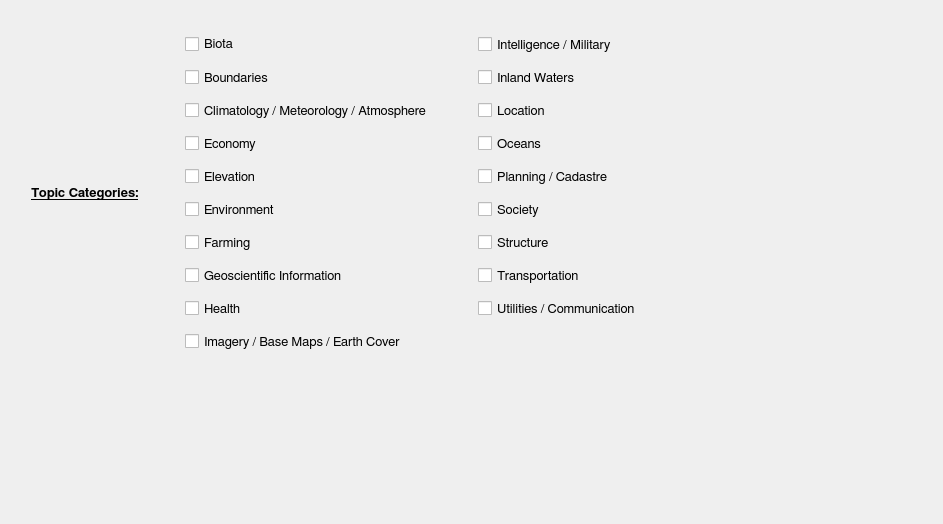
          <widget class="QWidget" name="tabWidgetPage2">
           <attribute name="title">
            <string>Classification</string>
           </attribute>
           <layout class="QGridLayout" name="gridLayout_16">
            <item row="0" column="1">
             <spacer name="verticalSpacer_64">
              <property name="orientation">
               <enum>Qt::Vertical</enum>
              </property>
              <property name="sizeType">
               <enum>QSizePolicy::Fixed</enum>
              </property>
              <property name="sizeHint" stdset="0">
               <size>
                <width>20</width>
                <height>20</height>
               </size>
              </property>
             </spacer>
            </item>
            <item row="1" column="0">
             <spacer name="horizontalSpacer_74">
              <property name="orientation">
               <enum>Qt::Horizontal</enum>
              </property>
              <property name="sizeType">
               <enum>QSizePolicy::Fixed</enum>
              </property>
              <property name="sizeHint" stdset="0">
               <size>
                <width>20</width>
                <height>20</height>
               </size>
              </property>
             </spacer>
            </item>
            <item row="1" column="1" rowspan="2" colspan="2">
             <layout class="QHBoxLayout" name="horizontalLayout_19">
              <item>
               <layout class="QGridLayout" name="gridLayout_13">
                <property name="horizontalSpacing">
                 <number>6</number>
                </property>
                <item row="0" column="4">
                 <widget class="QCheckBox" name="cl_topicIntelligence_ck">
                  <property name="minimumSize">
                   <size>
                    <width>0</width>
                    <height>27</height>
                   </size>
                  </property>
                  <property name="maximumSize">
                   <size>
                    <width>16777215</width>
                    <height>16777215</height>
                   </size>
                  </property>
                  <property name="font">
                   <font>
                    <family>FreeSans</family>
                    <pointsize>10</pointsize>
                    <weight>50</weight>
                    <bold>false</bold>
                    <stylestrategy>PreferAntialias</stylestrategy>
                   </font>
                  </property>
                  <property name="toolTip">
                   <string>&lt;html&gt;&lt;head/&gt;&lt;body&gt;&lt;p&gt;Military bases, structures, activities&lt;/p&gt;&lt;/body&gt;&lt;/html&gt;</string>
                  </property>
                  <property name="text">
                   <string>Intelligence / Military</string>
                  </property>
                 </widget>
                </item>
                <item row="2" column="4">
                 <widget class="QCheckBox" name="cl_topicLocation_ck">
                  <property name="minimumSize">
                   <size>
                    <width>0</width>
                    <height>27</height>
                   </size>
                  </property>
                  <property name="maximumSize">
                   <size>
                    <width>16777215</width>
                    <height>16777215</height>
                   </size>
                  </property>
                  <property name="font">
                   <font>
                    <family>FreeSans</family>
                    <pointsize>10</pointsize>
                    <weight>50</weight>
                    <bold>false</bold>
                    <stylestrategy>PreferAntialias</stylestrategy>
                   </font>
                  </property>
                  <property name="toolTip">
                   <string>&lt;html&gt;&lt;head/&gt;&lt;body&gt;&lt;p&gt;Positional information and services&lt;/p&gt;&lt;/body&gt;&lt;/html&gt;</string>
                  </property>
                  <property name="text">
                   <string>Location</string>
                  </property>
                 </widget>
                </item>
                <item row="4" column="4">
                 <widget class="QCheckBox" name="cl_topicPlanning_ck">
                  <property name="minimumSize">
                   <size>
                    <width>0</width>
                    <height>27</height>
                   </size>
                  </property>
                  <property name="maximumSize">
                   <size>
                    <width>16777215</width>
                    <height>16777215</height>
                   </size>
                  </property>
                  <property name="font">
                   <font>
                    <family>FreeSans</family>
                    <pointsize>10</pointsize>
                    <weight>50</weight>
                    <bold>false</bold>
                    <stylestrategy>PreferAntialias</stylestrategy>
                   </font>
                  </property>
                  <property name="toolTip">
                   <string>&lt;html&gt;&lt;head/&gt;&lt;body&gt;&lt;p&gt;Information used for appropriate actions for future use of the land&lt;/p&gt;&lt;/body&gt;&lt;/html&gt;</string>
                  </property>
                  <property name="text">
                   <string>Planning / Cadastre</string>
                  </property>
                 </widget>
                </item>
                <item row="3" column="2">
                 <widget class="QCheckBox" name="cl_topicEconomy_ck">
                  <property name="minimumSize">
                   <size>
                    <width>0</width>
                    <height>27</height>
                   </size>
                  </property>
                  <property name="maximumSize">
                   <size>
                    <width>16777215</width>
                    <height>16777215</height>
                   </size>
                  </property>
                  <property name="font">
                   <font>
                    <family>FreeSans</family>
                    <pointsize>10</pointsize>
                    <weight>50</weight>
                    <bold>false</bold>
                    <stylestrategy>PreferAntialias</stylestrategy>
                   </font>
                  </property>
                  <property name="toolTip">
                   <string>&lt;html&gt;&lt;head/&gt;&lt;body&gt;&lt;p&gt;Economic activities, conditions and employment&lt;/p&gt;&lt;/body&gt;&lt;/html&gt;</string>
                  </property>
                  <property name="text">
                   <string>Economy</string>
                  </property>
                 </widget>
                </item>
                <item row="5" column="4">
                 <widget class="QCheckBox" name="cl_topicSociety_ck">
                  <property name="minimumSize">
                   <size>
                    <width>0</width>
                    <height>27</height>
                   </size>
                  </property>
                  <property name="maximumSize">
                   <size>
                    <width>16777215</width>
                    <height>16777215</height>
                   </size>
                  </property>
                  <property name="font">
                   <font>
                    <family>FreeSans</family>
                    <pointsize>10</pointsize>
                    <weight>50</weight>
                    <bold>false</bold>
                    <stylestrategy>PreferAntialias</stylestrategy>
                   </font>
                  </property>
                  <property name="toolTip">
                   <string>&lt;html&gt;&lt;head/&gt;&lt;body&gt;&lt;p&gt;Characteristics of society and cultures&lt;/p&gt;&lt;/body&gt;&lt;/html&gt;</string>
                  </property>
                  <property name="text">
                   <string>Society</string>
                  </property>
                 </widget>
                </item>
                <item row="6" column="4">
                 <widget class="QCheckBox" name="cl_topicStructure_ck">
                  <property name="minimumSize">
                   <size>
                    <width>0</width>
                    <height>27</height>
                   </size>
                  </property>
                  <property name="maximumSize">
                   <size>
                    <width>16777215</width>
                    <height>16777215</height>
                   </size>
                  </property>
                  <property name="font">
                   <font>
                    <family>FreeSans</family>
                    <pointsize>10</pointsize>
                    <weight>50</weight>
                    <bold>false</bold>
                    <stylestrategy>PreferAntialias</stylestrategy>
                   </font>
                  </property>
                  <property name="toolTip">
                   <string>&lt;html&gt;&lt;head/&gt;&lt;body&gt;&lt;p&gt;Man-made construction&lt;/p&gt;&lt;/body&gt;&lt;/html&gt;</string>
                  </property>
                  <property name="text">
                   <string>Structure</string>
                  </property>
                 </widget>
                </item>
                <item row="4" column="0" rowspan="2">
                 <widget class="QLabel" name="cl_label_1">
                  <property name="minimumSize">
                   <size>
                    <width>0</width>
                    <height>0</height>
                   </size>
                  </property>
                  <property name="maximumSize">
                   <size>
                    <width>16777215</width>
                    <height>16777215</height>
                   </size>
                  </property>
                  <property name="font">
                   <font>
                    <family>FreeSans</family>
                    <pointsize>10</pointsize>
                    <weight>75</weight>
                    <bold>true</bold>
                    <underline>true</underline>
                    <stylestrategy>PreferAntialias</stylestrategy>
                   </font>
                  </property>
                  <property name="toolTip">
                   <string/>
                  </property>
                  <property name="frameShape">
                   <enum>QFrame::NoFrame</enum>
                  </property>
                  <property name="frameShadow">
                   <enum>QFrame::Raised</enum>
                  </property>
                  <property name="text">
                   <string>Topic Categories:</string>
                  </property>
                  <property name="scaledContents">
                   <bool>false</bool>
                  </property>
                 </widget>
                </item>
                <item row="7" column="4">
                 <widget class="QCheckBox" name="cl_topicTransportation_ck">
                  <property name="minimumSize">
                   <size>
                    <width>0</width>
                    <height>27</height>
                   </size>
                  </property>
                  <property name="maximumSize">
                   <size>
                    <width>16777215</width>
                    <height>16777215</height>
                   </size>
                  </property>
                  <property name="font">
                   <font>
                    <family>FreeSans</family>
                    <pointsize>10</pointsize>
                    <weight>50</weight>
                    <bold>false</bold>
                    <stylestrategy>PreferAntialias</stylestrategy>
                   </font>
                  </property>
                  <property name="toolTip">
                   <string>&lt;html&gt;&lt;head/&gt;&lt;body&gt;&lt;p&gt;Means and aids for conveying persons and/or goods&lt;/p&gt;&lt;/body&gt;&lt;/html&gt;</string>
                  </property>
                  <property name="text">
                   <string>Transportation</string>
                  </property>
                 </widget>
                </item>
                <item row="2" column="2">
                 <widget class="QCheckBox" name="cl_topicClimatology_ck">
                  <property name="minimumSize">
                   <size>
                    <width>0</width>
                    <height>27</height>
                   </size>
                  </property>
                  <property name="maximumSize">
                   <size>
                    <width>16777215</width>
                    <height>16777215</height>
                   </size>
                  </property>
                  <property name="font">
                   <font>
                    <family>FreeSans</family>
                    <pointsize>10</pointsize>
                    <weight>50</weight>
                    <bold>false</bold>
                    <stylestrategy>PreferAntialias</stylestrategy>
                   </font>
                  </property>
                  <property name="toolTip">
                   <string>&lt;html&gt;&lt;head/&gt;&lt;body&gt;&lt;p&gt;Processes and phenomena of the atmosphere&lt;/p&gt;&lt;/body&gt;&lt;/html&gt;</string>
                  </property>
                  <property name="text">
                   <string>Climatology / Meteorology / Atmosphere</string>
                  </property>
                 </widget>
                </item>
                <item row="4" column="2">
                 <widget class="QCheckBox" name="cl_topicElevation_ck">
                  <property name="minimumSize">
                   <size>
                    <width>0</width>
                    <height>27</height>
                   </size>
                  </property>
                  <property name="maximumSize">
                   <size>
                    <width>16777215</width>
                    <height>16777215</height>
                   </size>
                  </property>
                  <property name="font">
                   <font>
                    <family>FreeSans</family>
                    <pointsize>10</pointsize>
                    <weight>50</weight>
                    <bold>false</bold>
                    <stylestrategy>PreferAntialias</stylestrategy>
                   </font>
                  </property>
                  <property name="toolTip">
                   <string>&lt;html&gt;&lt;head/&gt;&lt;body&gt;&lt;p&gt;Height above or below sea level&lt;/p&gt;&lt;/body&gt;&lt;/html&gt;</string>
                  </property>
                  <property name="text">
                   <string>Elevation</string>
                  </property>
                 </widget>
                </item>
                <item row="3" column="4">
                 <widget class="QCheckBox" name="cl_topicOceans_ck">
                  <property name="minimumSize">
                   <size>
                    <width>0</width>
                    <height>27</height>
                   </size>
                  </property>
                  <property name="maximumSize">
                   <size>
                    <width>16777215</width>
                    <height>16777215</height>
                   </size>
                  </property>
                  <property name="font">
                   <font>
                    <family>FreeSans</family>
                    <pointsize>10</pointsize>
                    <weight>50</weight>
                    <bold>false</bold>
                    <stylestrategy>PreferAntialias</stylestrategy>
                   </font>
                  </property>
                  <property name="toolTip">
                   <string>&lt;html&gt;&lt;head/&gt;&lt;body&gt;&lt;p&gt;Features and characteristics of salt water bodies (excluding inland waters)&lt;/p&gt;&lt;/body&gt;&lt;/html&gt;</string>
                  </property>
                  <property name="text">
                   <string>Oceans</string>
                  </property>
                 </widget>
                </item>
                <item row="9" column="2">
                 <widget class="QCheckBox" name="cl_topicImagery_ck">
                  <property name="minimumSize">
                   <size>
                    <width>0</width>
                    <height>27</height>
                   </size>
                  </property>
                  <property name="maximumSize">
                   <size>
                    <width>16777215</width>
                    <height>16777215</height>
                   </size>
                  </property>
                  <property name="font">
                   <font>
                    <family>FreeSans</family>
                    <pointsize>10</pointsize>
                    <weight>50</weight>
                    <bold>false</bold>
                    <stylestrategy>PreferAntialias</stylestrategy>
                   </font>
                  </property>
                  <property name="toolTip">
                   <string>&lt;html&gt;&lt;head/&gt;&lt;body&gt;&lt;p&gt;Base maps&lt;/p&gt;&lt;/body&gt;&lt;/html&gt;</string>
                  </property>
                  <property name="text">
                   <string>Imagery / Base Maps / Earth Cover</string>
                  </property>
                 </widget>
                </item>
                <item row="5" column="2">
                 <widget class="QCheckBox" name="cl_topicEnvironment_ck">
                  <property name="minimumSize">
                   <size>
                    <width>0</width>
                    <height>27</height>
                   </size>
                  </property>
                  <property name="maximumSize">
                   <size>
                    <width>16777215</width>
                    <height>16777215</height>
                   </size>
                  </property>
                  <property name="font">
                   <font>
                    <family>FreeSans</family>
                    <pointsize>10</pointsize>
                    <weight>50</weight>
                    <bold>false</bold>
                    <stylestrategy>PreferAntialias</stylestrategy>
                   </font>
                  </property>
                  <property name="toolTip">
                   <string>&lt;html&gt;&lt;head/&gt;&lt;body&gt;&lt;p&gt;Environmental resources, protection and conservation&lt;/p&gt;&lt;/body&gt;&lt;/html&gt;</string>
                  </property>
                  <property name="text">
                   <string>Environment</string>
                  </property>
                 </widget>
                </item>
                <item row="1" column="4">
                 <widget class="QCheckBox" name="cl_topicWaters_ck">
                  <property name="minimumSize">
                   <size>
                    <width>0</width>
                    <height>27</height>
                   </size>
                  </property>
                  <property name="maximumSize">
                   <size>
                    <width>16777215</width>
                    <height>16777215</height>
                   </size>
                  </property>
                  <property name="font">
                   <font>
                    <family>FreeSans</family>
                    <pointsize>10</pointsize>
                    <weight>50</weight>
                    <bold>false</bold>
                    <stylestrategy>PreferAntialias</stylestrategy>
                   </font>
                  </property>
                  <property name="toolTip">
                   <string>&lt;html&gt;&lt;head/&gt;&lt;body&gt;&lt;p&gt;Inland water features, drainage systems and their characteristics&lt;/p&gt;&lt;/body&gt;&lt;/html&gt;</string>
                  </property>
                  <property name="text">
                   <string>Inland Waters</string>
                  </property>
                 </widget>
                </item>
                <item row="4" column="3">
                 <spacer name="horizontalSpacer_35">
                  <property name="orientation">
                   <enum>Qt::Horizontal</enum>
                  </property>
                  <property name="sizeType">
                   <enum>QSizePolicy::Fixed</enum>
                  </property>
                  <property name="sizeHint" stdset="0">
                   <size>
                    <width>40</width>
                    <height>20</height>
                   </size>
                  </property>
                 </spacer>
                </item>
                <item row="8" column="4">
                 <widget class="QCheckBox" name="cl_topicUtilities_ck">
                  <property name="minimumSize">
                   <size>
                    <width>0</width>
                    <height>27</height>
                   </size>
                  </property>
                  <property name="maximumSize">
                   <size>
                    <width>16777215</width>
                    <height>16777215</height>
                   </size>
                  </property>
                  <property name="font">
                   <font>
                    <family>FreeSans</family>
                    <pointsize>10</pointsize>
                    <weight>50</weight>
                    <bold>false</bold>
                    <stylestrategy>PreferAntialias</stylestrategy>
                   </font>
                  </property>
                  <property name="toolTip">
                   <string>&lt;html&gt;&lt;head/&gt;&lt;body&gt;&lt;p&gt;Energy, water and waste systems and communications infrastructure and services&lt;/p&gt;&lt;/body&gt;&lt;/html&gt;</string>
                  </property>
                  <property name="text">
                   <string>Utilities / Communication</string>
                  </property>
                 </widget>
                </item>
                <item row="0" column="2">
                 <widget class="QCheckBox" name="cl_topicBiota_ck">
                  <property name="minimumSize">
                   <size>
                    <width>0</width>
                    <height>0</height>
                   </size>
                  </property>
                  <property name="maximumSize">
                   <size>
                    <width>16777215</width>
                    <height>16777215</height>
                   </size>
                  </property>
                  <property name="font">
                   <font>
                    <family>FreeSans</family>
                    <pointsize>10</pointsize>
                    <weight>50</weight>
                    <bold>false</bold>
                    <stylestrategy>PreferAntialias</stylestrategy>
                   </font>
                  </property>
                  <property name="toolTip">
                   <string>&lt;html&gt;&lt;head/&gt;&lt;body&gt;&lt;p&gt;Flora and/or fauna in natural environment&lt;/p&gt;&lt;/body&gt;&lt;/html&gt;</string>
                  </property>
                  <property name="text">
                   <string>Biota</string>
                  </property>
                  <property name="tristate">
                   <bool>false</bool>
                  </property>
                 </widget>
                </item>
                <item row="6" column="2">
                 <widget class="QCheckBox" name="cl_topicFarming_ck">
                  <property name="minimumSize">
                   <size>
                    <width>0</width>
                    <height>27</height>
                   </size>
                  </property>
                  <property name="maximumSize">
                   <size>
                    <width>16777215</width>
                    <height>16777215</height>
                   </size>
                  </property>
                  <property name="font">
                   <font>
                    <family>FreeSans</family>
                    <pointsize>10</pointsize>
                    <weight>50</weight>
                    <bold>false</bold>
                    <stylestrategy>PreferAntialias</stylestrategy>
                   </font>
                  </property>
                  <property name="toolTip">
                   <string>&lt;html&gt;&lt;head/&gt;&lt;body&gt;&lt;p&gt;Rearing of animals and/or cultivation of plants&lt;/p&gt;&lt;/body&gt;&lt;/html&gt;</string>
                  </property>
                  <property name="text">
                   <string>Farming</string>
                  </property>
                 </widget>
                </item>
                <item row="1" column="2">
                 <widget class="QCheckBox" name="cl_topicBoundaries_ck">
                  <property name="minimumSize">
                   <size>
                    <width>0</width>
                    <height>27</height>
                   </size>
                  </property>
                  <property name="maximumSize">
                   <size>
                    <width>16777215</width>
                    <height>16777215</height>
                   </size>
                  </property>
                  <property name="font">
                   <font>
                    <family>FreeSans</family>
                    <pointsize>10</pointsize>
                    <weight>50</weight>
                    <bold>false</bold>
                    <stylestrategy>PreferAntialias</stylestrategy>
                   </font>
                  </property>
                  <property name="toolTip">
                   <string>&lt;html&gt;&lt;head/&gt;&lt;body&gt;&lt;p&gt;Legal land descriptions&lt;/p&gt;&lt;/body&gt;&lt;/html&gt;</string>
                  </property>
                  <property name="text">
                   <string>Boundaries</string>
                  </property>
                 </widget>
                </item>
                <item row="8" column="2">
                 <widget class="QCheckBox" name="cl_topicHealth_ck">
                  <property name="minimumSize">
                   <size>
                    <width>0</width>
                    <height>27</height>
                   </size>
                  </property>
                  <property name="maximumSize">
                   <size>
                    <width>16777215</width>
                    <height>16777215</height>
                   </size>
                  </property>
                  <property name="font">
                   <font>
                    <family>FreeSans</family>
                    <pointsize>10</pointsize>
                    <weight>50</weight>
                    <bold>false</bold>
                    <stylestrategy>PreferAntialias</stylestrategy>
                   </font>
                  </property>
                  <property name="toolTip">
                   <string>&lt;html&gt;&lt;head/&gt;&lt;body&gt;&lt;p&gt;Health, health services, human ecology and safety&lt;/p&gt;&lt;/body&gt;&lt;/html&gt;</string>
                  </property>
                  <property name="text">
                   <string>Health</string>
                  </property>
                 </widget>
                </item>
                <item row="7" column="2">
                 <widget class="QCheckBox" name="cl_topicInformation_ck">
                  <property name="minimumSize">
                   <size>
                    <width>0</width>
                    <height>27</height>
                   </size>
                  </property>
                  <property name="maximumSize">
                   <size>
                    <width>16777215</width>
                    <height>16777215</height>
                   </size>
                  </property>
                  <property name="font">
                   <font>
                    <family>FreeSans</family>
                    <pointsize>10</pointsize>
                    <weight>50</weight>
                    <bold>false</bold>
                    <stylestrategy>PreferAntialias</stylestrategy>
                   </font>
                  </property>
                  <property name="toolTip">
                   <string>&lt;html&gt;&lt;head/&gt;&lt;body&gt;&lt;p&gt;Information pertaining to earth sciences&lt;/p&gt;&lt;/body&gt;&lt;/html&gt;</string>
                  </property>
                  <property name="text">
                   <string>Geoscientific Information</string>
                  </property>
                 </widget>
                </item>
                <item row="4" column="1">
                 <spacer name="horizontalSpacer_38">
                  <property name="orientation">
                   <enum>Qt::Horizontal</enum>
                  </property>
                  <property name="sizeType">
                   <enum>QSizePolicy::Fixed</enum>
                  </property>
                  <property name="sizeHint" stdset="0">
                   <size>
                    <width>40</width>
                    <height>20</height>
                   </size>
                  </property>
                 </spacer>
                </item>
               </layout>
              </item>
              <item>
               <spacer name="horizontalSpacer_36">
                <property name="orientation">
                 <enum>Qt::Horizontal</enum>
                </property>
                <property name="sizeType">
                 <enum>QSizePolicy::Fixed</enum>
                </property>
                <property name="sizeHint" stdset="0">
                 <size>
                  <width>40</width>
                  <height>20</height>
                 </size>
                </property>
               </spacer>
              </item>
              <item>
               <widget class="QToolButton" name="infoButton_7">
                <property name="maximumSize">
                 <size>
                  <width>27</width>
                  <height>27</height>
                 </size>
                </property>
                <property name="styleSheet">
                 <string notr="true">QToolButton:hover {border: 1px solid gray; border-radius: 4px; background-color: qlineargradient(x1: 0, y1: 0, x2: 0, y2: 1, stop: 0 #f6f7fa, stop: 1 #dadbde); width: 27px; height: 27px;}

QToolButton:pressed {background-color: qlineargradient(x1: 0, y1: 0, x2: 0, y2: 1, stop: 0 #dadbde, stop: 1 #f6f7fa);}

QToolButton:flat {border: none;}</string>
                </property>
                <property name="text">
                 <string/>
                </property>
                <property name="icon">
                 <iconset>
                  <normaloff>icons/info_icon.png</normaloff>icons/info_icon.png</iconset>
                </property>
                <property name="iconSize">
                 <size>
                  <width>27</width>
                  <height>27</height>
                 </size>
                </property>
                <property name="autoRaise">
                 <bool>true</bool>
                </property>
               </widget>
              </item>
             </layout>
            </item>
            <item row="2" column="3">
             <spacer name="horizontalSpacer_37">
              <property name="orientation">
               <enum>Qt::Horizontal</enum>
              </property>
              <property name="sizeHint" stdset="0">
               <size>
                <width>218</width>
                <height>20</height>
               </size>
              </property>
             </spacer>
            </item>
            <item row="3" column="2">
             <spacer name="verticalSpacer_37">
              <property name="orientation">
               <enum>Qt::Vertical</enum>
              </property>
              <property name="sizeHint" stdset="0">
               <size>
                <width>20</width>
                <height>158</height>
               </size>
              </property>
             </spacer>
            </item>
           </layout>
          </widget>
